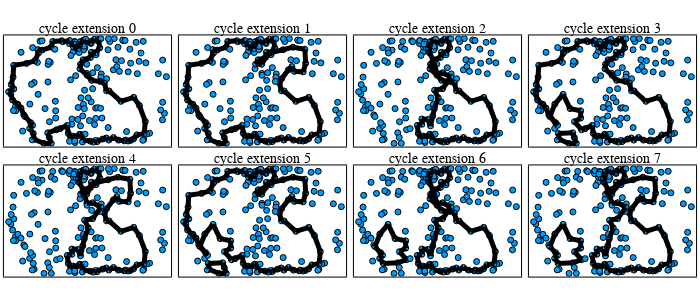

The notebook cell saved with this chart:
### Code cell
# plot the 8 cycle extensions at selected parameter
ms = 3
titlefontsize = 16

p_objects = []
for i=0:7
    p = plot_cycle_single(P_pca, cycle = CE[param][i], markersize = ms, title = "cycle extension "*string(i), titlefontsize = 10)
    push!(p_objects,p)
end

plot(p_objects..., layout = grid(2, 4), size = (700, 300))
